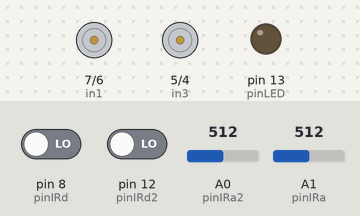
Bench run of a sketch on a simulated Arduino Uno, built with avr-gcc and run on an emulated ATmega328P. On the bench: motor-driver pin pairs drawn as motors (green arrow = first pin HIGH = forward, orange = second pin HIGH = backward, longer = more drive, scaled by the enable pin), output pins drawn as LEDs (lit = HIGH). Inputs (shaded band) come from the test bench; at power-on: pin 8 (pinIRd) LOW, pin 12 (pinIRd2) LOW, A0 (pinIRa2) = 512, A1 (pinIRa) = 512.

Above: at 1.2 s.
1.3 s: pin 8 (pinIRd) driven HIGH and pin 12 (pinIRd2) driven HIGH
At 2.4 s:
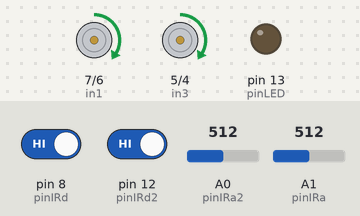
Timing chart, 0 to 4.3 s (numbered marks = the images above; inputs shaded):
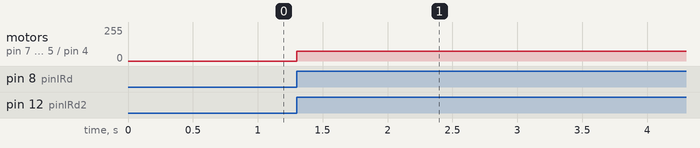

The sketch:

line_following.ino
```cpp
const int in1 = 7;
const int in2 = 6;
const int in3 = 5;
const int in4 = 4;
const int ena = 10;
const int enb = 11;

const int pinIRd = 8;
const int pinIRa = A1;
const int pinLED = 13;
int IRvalueA = 0;
int IRvalueD = 0;


const int pinIRd2 = 12;
const int pinIRa2 = A0;

int IRvalueA2 = 0;
int IRvalueD2 = 0;

void setup(){

pinMode(in1, OUTPUT);  //Tüm pinlerden güç çıkışı olacağı için OUTPUT olarak ayarladık.
pinMode(in2, OUTPUT);
pinMode(in3, OUTPUT);
pinMode(in4, OUTPUT);
pinMode(ena, OUTPUT);
pinMode(enb, OUTPUT);
pinMode(pinIRd,INPUT);
pinMode(pinIRa,INPUT);
pinMode(pinIRd2,INPUT);
pinMode(pinIRa2,INPUT);
pinMode(pinLED,OUTPUT);

Serial.begin(9600); /* Seri haberlesme baslatildi */
}
void loop()
{
analogWrite(ena,75);
analogWrite(enb,75);
IRvalueA2 = analogRead(pinIRa2);
IRvalueD2 = digitalRead(pinIRd2);
IRvalueA = analogRead(pinIRa);
IRvalueD = digitalRead(pinIRd);
//////////ileri
  if(IRvalueA>100&&IRvalueD==1&&IRvalueA2>100&&IRvalueD2==1){

     digitalWrite(in1, HIGH);
     digitalWrite(in2,  LOW);
     digitalWrite(in3, HIGH);
     digitalWrite(in4,  LOW);
    }
//////////////sol
  if(IRvalueA<100&&IRvalueD==0&&IRvalueA2>100&&IRvalueD2==1){

     digitalWrite(in1, LOW);
     digitalWrite(in2,  HIGH);
     digitalWrite(in3, HIGH);
     digitalWrite(in4,  LOW);
    }
//////sağ
if(IRvalueA>100&&IRvalueD==1&&IRvalueA2<100&&IRvalueD2==0){
     digitalWrite(in1, HIGH);
     digitalWrite(in2,  LOW);
     digitalWrite(in3, LOW);
     digitalWrite(in4,  HIGH);
    }

}
```

Measured:
- after the input at 1.3 s, motor on pin 7 (in1) / pin 6 (in2), motor on pin 5 (in3) / pin 4 (in4): stopped → forward 75/255 at once
